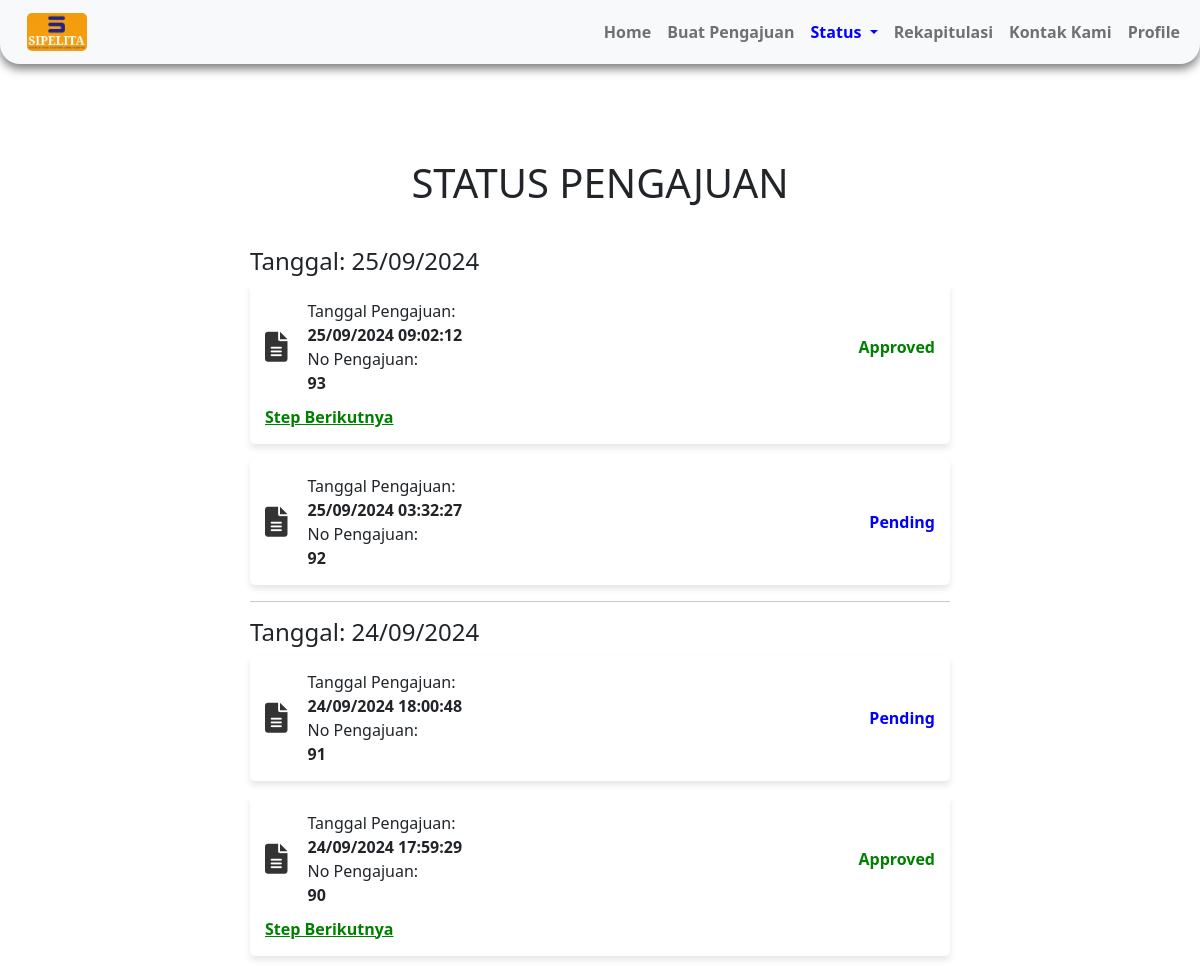
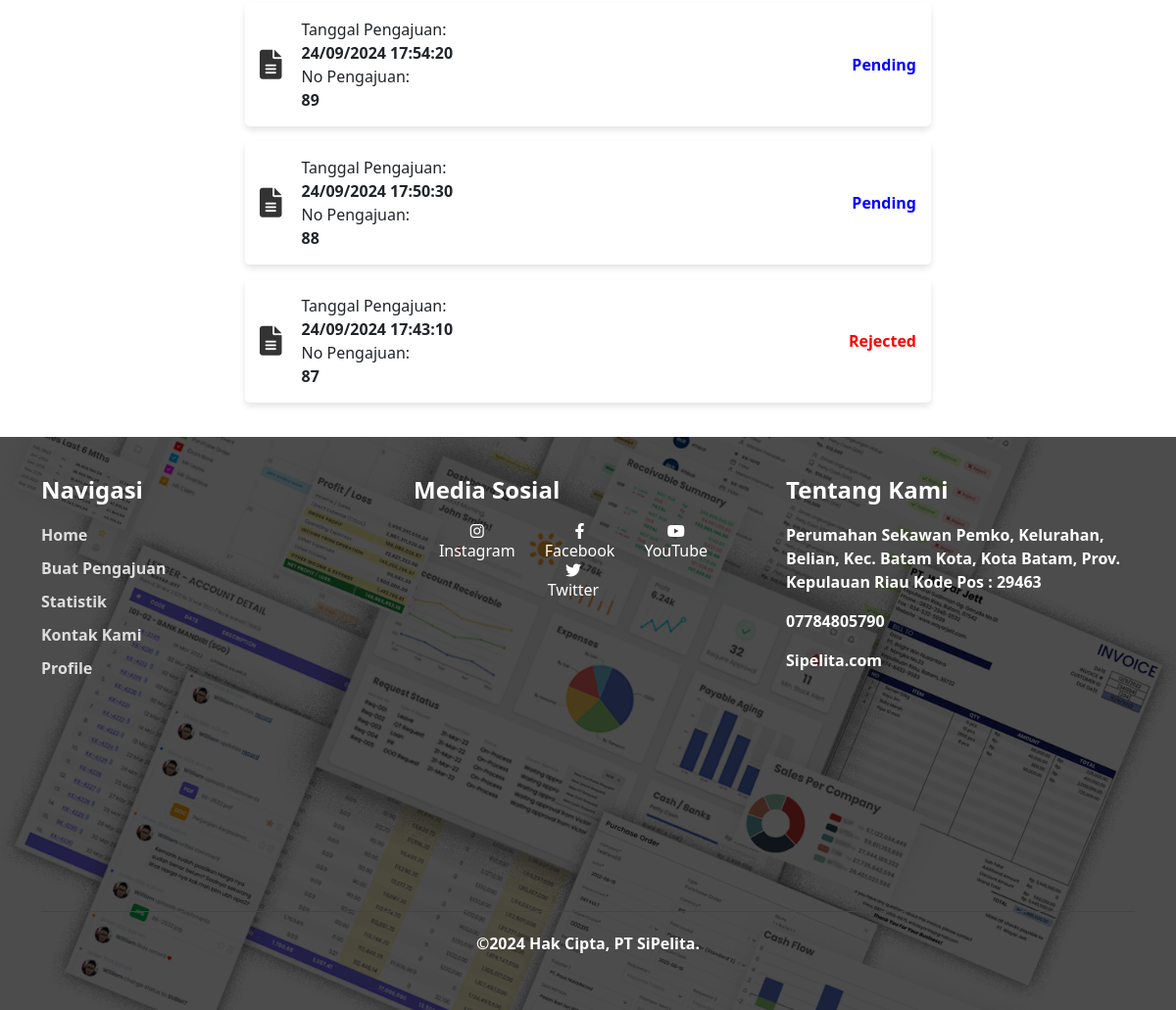
Page /pengajuan_status.php on the committed database (2 pictures, top to bottom).
### tables this page shows
CREATE TABLE `tb_pengajuan_lpj` (
  `no_pengajuan` int(255) NOT NULL,
  `nama_pemohon` varchar(20) NOT NULL,
  `nip` int(20) NOT NULL,
  `no_telp` int(12) NOT NULL,
  `email` varchar(40) NOT NULL,
  `tgl_kegiatan` date NOT NULL,
  `tgl_kegiatan_selesai` date NOT NULL,
  `kegiatan` varchar(30) NOT NULL,
  `uraian_kegiatan` text NOT NULL,
  `status` varchar(255) NOT NULL DEFAULT '''Pending'', ''Approved'', ''Rejected''	',
  `waktu_pengajuan` timestamp NOT NULL DEFAULT current_timestamp() ON UPDATE current_timestamp()
);

### pengajuan_status.php (the view, shortened to what this page needs)
<?php include 'koneksi.php'; ?>
<?php include 'loader.php'; ?>
<?php include 'navbar.php'; ?>
<!DOCTYPE html>
<html lang="en">
<head>
    <link href="https://cdn.jsdelivr.net/npm/bootstrap@5.3.0-alpha1/dist/css/bootstrap.min.css" rel="stylesheet">
    <link href="https://cdnjs.cloudflare.com/ajax/libs/font-awesome/6.0.0-beta3/css/all.min.css" rel="stylesheet">
    <link rel="stylesheet" href="style/style.css" />
</head>
<body>
    <div class="status-container">
        <h1 class="text-center">STATUS PENGAJUAN</h1>
        <?php
        $query = "SELECT no_pengajuan, waktu_pengajuan, status FROM tb_pengajuan_lpj ORDER BY waktu_pengajuan DESC";
        $result = mysqli_query($koneksi, $query);
        $last_date = null;
        while ($row = mysqli_fetch_assoc($result)) {
            $no_pengajuan = $row['no_pengajuan'];
            $waktu_pengajuan = date('d/m/Y H:i:s', strtotime($row['waktu_pengajuan']));
            $tanggal_pengajuan = date('d/m/Y', strtotime($row['waktu_pengajuan']));
            $status_pengajuan = $row['status'];
            switch ($status_pengajuan) {
                case 'Pending':
                    $warna_status = 'status-pending';
                    break;
                case 'Approved':
                    $warna_status = 'status-approved';
                    break;
                case 'Rejected':
                    $warna_status = 'status-rejected';
                    break;
            }
            if ($last_date != $tanggal_pengajuan) {
                if ($last_date != null) {
                    echo "<hr>";
                }
                echo "<h4>Tanggal: $tanggal_pengajuan</h4>";
                $last_date = $tanggal_pengajuan;
            }
        ?>
            <div class="status-card"
                onclick="<?php if ($status_pengajuan == 'Approved') {
                                echo "window.location.href='pelaporan.php?no_pengajuan=$no_pengajuan'";
                            } ?>">
                <div class="status-header">
                    <i class="fas fa-file-alt icon-status"></i>
                    <div class="status-info">
                        <p>Tanggal Pengajuan: <strong><?= $waktu_pengajuan ?></strong></p>
                        <p>No Pengajuan: <strong><?= $no_pengajuan ?></strong></p>
                    </div>
                    <span class="status-text <?= $warna_status ?>"><?= $status_pengajuan ?></span>
                </div>
                <?php if ($status_pengajuan == 'Approved') { ?>
                    <a href="pelaporan.php?no_pengajuan=<?= $no_pengajuan ?>" class="step-berikutnya">Step Berikutnya</a>
                <?php } ?>
            </div>
        <?php }
        ?>
    </div>
    <?php
    include('footer.php');
    ?>
</body>
</html>

### loader.php (shortened to what this page needs)
<!DOCTYPE html>
<html lang="en">
<head>
</head>
<body>
</body>
</html>

### navbar.php (shortened to what this page needs)
<!DOCTYPE html>
<html lang="en">
<head>
    <link rel="stylesheet" href="https://cdnjs.cloudflare.com/ajax/libs/font-awesome/6.0.0-beta3/css/all.min.css">
    <link href="https://cdn.jsdelivr.net/npm/bootstrap@5.3.0-alpha1/dist/css/bootstrap.min.css" rel="stylesheet">
    <link rel="stylesheet" href="style/style.css" />
</head>
<body>
    <nav class="navbar navbar-expand-lg navbar-light bg-light sticky-top">
        <div class="container-fluid">
            <a class="navbar-brand" href="#">
                <img src="./assets/sipelita.jpg" alt="SIPELITA Logo">
            </a>
            <div class="collapse navbar-collapse" id="navbarNav">
                <ul class="navbar-nav ms-auto">
                    <li class="nav-item">
                        <a class="nav-link <?php echo basename($_SERVER['PHP_SELF']) == 'index.php' ? 'active' : ''; ?>" href="index.php">Home</a>
                    </li>
                    <li class="nav-item">
                        <a class="nav-link <?php echo basename($_SERVER['PHP_SELF']) == 'pengajuan.php' ? 'active' : ''; ?>" href="pengajuan.php">Buat Pengajuan</a>
                    </li>
                    <li class="nav-item dropdown">
                        <a class="nav-link dropdown-toggle
                            <?php echo (basename($_SERVER['PHP_SELF']) == 'pengajuan_status.php' || basename($_SERVER['PHP_SELF']) == 'pelaporan_status.php') ? 'active' : ''; ?>"
                            href="#" id="statusDropdown" role="button" data-bs-toggle="dropdown" aria-expanded="false">
                            Status
                        </a>
                    </li>
                    <li class="nav-item">
                        <a class="nav-link <?php echo basename($_SERVER['PHP_SELF']) == 'rekapitulasi.php' ? 'active' : ''; ?>" href="rekapitulasi.php">Rekapitulasi</a>
                    </li>
                    <li class="nav-item">
                        <a class="nav-link" href="#">Kontak Kami</a>
                    </li>
                    <li class="nav-item">
                        <a class="nav-link" href="#">Profile</a>
                    </li>
                </ul>
            </div>
        </div>
    </nav>
</body>
</html>

### footer.php (shortened to what this page needs)
<!DOCTYPE html>
<html lang="en">
<head>
    <link rel="stylesheet" href="https://cdn.jsdelivr.net/npm/bootstrap@5.2.3/dist/css/bootstrap.min.css" />
    <link rel="stylesheet" href="https://cdnjs.cloudflare.com/ajax/libs/font-awesome/6.0.0-beta3/css/all.min.css" />
</head>
<body>
    <footer class="footer">
        <div class="container">
            <div class="row">
                <div class="col-md-4">
                    <h5 class="footer-title">Navigasi</h5>
                    <a href="index.php" class="footer-link">Home</a>
                    <a href="about.php" class="footer-link">Buat Pengajuan</a>
                    <a href="price.php" class="footer-link">Statistik</a>
                    <a href="contact.php" class="footer-link">Kontak Kami</a>
                    <a href="login.php" class="footer-link">Profile</a>
                </div>
                <div class="col-md-4">
                    <h5 class="footer-title">Media Sosial</h5>
                    <div class="social-icons">
                        <a href="https://www.instagram.com/yourchannel" target="_blank">
                            <i class="fab fa-instagram"></i>
                            Instagram
                        </a>
                        <a href="https://www.facebook.com/yourpage" target="_blank">
                            <i class="fab fa-facebook-f"></i>
                            Facebook
                        </a>
                        <a href="https://www.youtube.com/c/yourchannel" target="_blank">
                            <i class="fab fa-youtube"></i>
                            YouTube
                        </a>
                        <a href="https://twitter.com/yourhandle" target="_blank">
                            <i class="fab fa-twitter"></i>
                            Twitter
                        </a>
                    </div>
                </div>
                <div class="col-md-4">
                    <h5 class="footer-title">Tentang Kami</h5>
                    <p>Perumahan Sekawan Pemko, Kelurahan, Belian, Kec. Batam Kota, Kota Batam, Prov. Kepulauan Riau Kode Pos : 29463</p>
                    <p>07784805790</p>
                    <p>Sipelita.com</p>
                </div>
            </div>
            <div class="row">
                <div class="col-md-12">
                    <iframe class="map" src="https://www.google.com/maps/embed?pb=!1m18!1m12!1m3!1d3976.670590327897!2d104.01042961539288!3d1.109729899212498!2m3!1f0!2f0!3f0!3m2!1i1024!2i768!4f13.1!3m3!1m2!1s0x31da422a5eebd067%3A0xc12c6de4a85cf18a!2sSMK%20Negeri%207%20Batam!5e0!3m2!1sen!2sid!4v1594802469941!5m2!1sen!2sid" allowfullscreen="" aria-hidden="false" tabindex="0"></iframe>
                </div>
            </div>
            <div class="footer-bottom">
                <p>&copy;2024 Hak Cipta, PT SiPelita.</p>
            </div>
        </div>
    </footer>
</body>
</html>

### style/style.css (style rules this page uses)
.navbar { box-shadow: 0px 5px 10px rgba(0, 0, 0, 0.5); position: sticky; top: 0; z-index: 1000; background-color: white; border-bottom-left-radius: 20px; border-bottom-right-radius: 20px; }
.navbar-brand img { border-radius: 5px; width: 60px; height: auto; margin-left: 15px; }

### navbar.php (style rules this page uses)
.navbar-nav .nav-link.active { color: blue !important; font-weight: bold; }
.nav-item a { transition: color 0.3s ease; font-weight: bold; }
.dropdown-toggle::after { content: " ▼"; }

### pengajuan_status.php (style rules this page uses)
body { background-color: blue; }
@media (min-width: 992px) { body { height: 130vh; } }
.status-container { max-width: 700px; margin: 0 auto; padding-top: 20px; padding-bottom: 20px; }
.status-card { display: flex; flex-direction: column; justify-content: space-between; background-color: white; padding: 15px; border-radius: 5px; box-shadow: 0px 4px 6px rgba(0, 0, 0, 0.1); margin-bottom: 15px; cursor: pointer; }
.status-header { display: flex; align-items: center; }
.icon-status { font-size: 30px; color: #333; }
.status-info { flex-grow: 1; margin-left: 20px; }
.status-info p { margin: 0; }
.status-info strong { display: block; font-size: 16px; }
.status-text { font-weight: bold; }
.status-pending { color: blue; }
.status-approved { color: green; }
.status-rejected { color: red; }
.step-berikutnya { display: block; margin-top: 10px; color: green; font-weight: bold; }
h1.text-center { margin-top: 75px; margin-bottom: 40px; }
hr { border: 3px solid #333; margin: 20px 0; }

### footer.php (style rules this page uses)
.footer { position: relative; color: #fff; padding: 40px 0; background: url('./assets/grafik.png') no-repeat center center; background-size: cover; overflow: hidden; }
.footer::before { content: ""; position: absolute; top: 0; left: 0; right: 0; bottom: 0; background-color: rgba(0, 0, 0, 0.7); z-index: 1; }
.footer .container { position: relative; z-index: 2; }
.footer .footer-title { font-size: 1.5rem; margin-bottom: 20px; font-weight: bold; }
.footer .footer-link, .footer p { font-weight: bold; }
.footer .footer-link { color: #ddd; text-decoration: none; display: block; margin-bottom: 10px; transition: color 0.3s; }
.footer .social-icons { display: flex; justify-content: center; flex-wrap: wrap; }
.footer .social-icons a { color: #fff; font-size: 1rem; margin-right: 30px; transition: color 0.3s; text-align: center; display: flex; align-items: center; flex-direction: column; text-decoration: none; }
.footer .footer-bottom { border-top: 1px solid #444; padding-top: 20px; margin-top: 20px; text-align: center; font-weight: bold; }
.footer .map { border: 0; width: 100%; height: 200px; }

### rows in the picture
tb_pengajuan_lpj: waktu_pengajuan "25/09/2024", waktu_pengajuan "25/09/2024 09:02:12", no_pengajuan "93", status "Approved"
tb_pengajuan_lpj: waktu_pengajuan "25/09/2024 03:32:27", no_pengajuan "92", status "Pending"
tb_pengajuan_lpj: waktu_pengajuan "24/09/2024", waktu_pengajuan "24/09/2024 18:00:48", no_pengajuan "91", status "Pending"
tb_pengajuan_lpj: waktu_pengajuan "24/09/2024 17:59:29", no_pengajuan "90", status "Approved"
tb_pengajuan_lpj: waktu_pengajuan "24/09/2024 17:54:20", no_pengajuan "89", status "Pending"
tb_pengajuan_lpj: waktu_pengajuan "24/09/2024 17:50:30", no_pengajuan "88", status "Pending"
tb_pengajuan_lpj: waktu_pengajuan "24/09/2024 17:43:10", no_pengajuan "87", status "Rejected"
